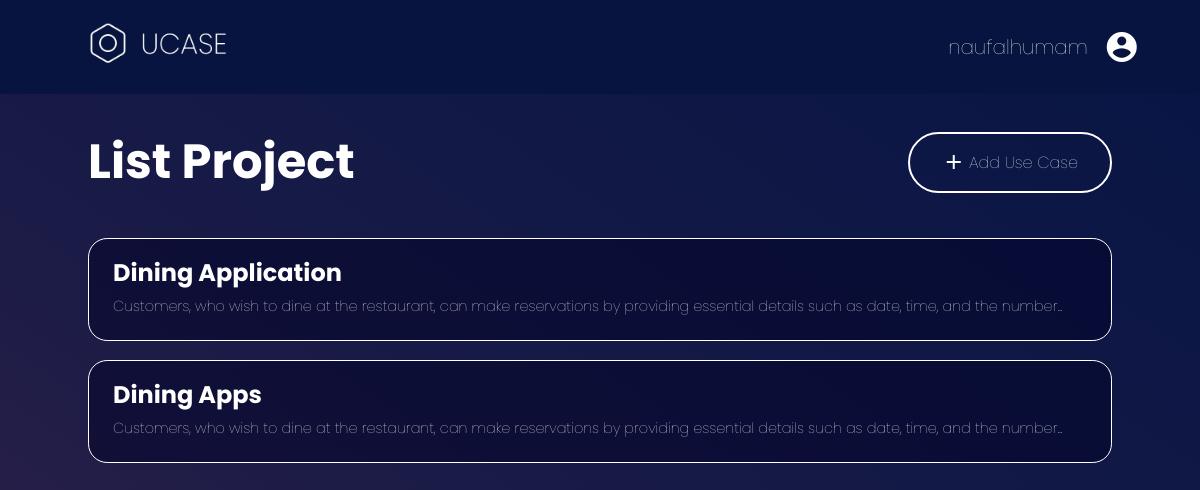
The app's page /home/ (signed in) with its own data.
### concept1/models.py (models this page shows, shortened)
class Project(models.Model):
    judul_project = models.CharField(max_length=100)
    deskripsi_project = models.TextField()
    img_path = models.TextField(max_length=455)

### concept1/views.py (the view)
# urls.py: path('home/', views.HomePage, name='home'),
@cache_page(2)
@login_required(login_url='login')
def HomePage(request):
    context = {}
    projects = Project.objects.all()
    context['projects'] = projects
    for project in projects:
        project.desc_singkat = ' '.join(project.deskripsi_project.split()[:22]) + '...'
    return render (request,'concept1/home.html', context)

### concept1/templates/concept1/home.html (shortened to what this page needs)
{% extends 'base.html' %} {% load static %}
{% block css %}
  <link rel="stylesheet" href="{% static 'css/navbar.css' %}" />
  <link rel="stylesheet" href="{% static 'concept1/css/home.css' %}" />
{% endblock %}
{% block content %}
  <div class="title-wrapper">
    <h1>List Project</h1>
    <a href="{% url 'ucase:input_diagram' %}" class="primary-btn"><span class="material-icons">add</span>Add Use Case</a>
  </div>
  <div class="items">
    {% for project in projects %}
      <a href="{% url 'ucase:diagram' project.id %}" class="item">
        <div class="item__head">
          <h4>{{ project.judul_project }}</h4>
          <p>{{ project.desc_singkat }}</p>
        </div>
      </a>
    {% endfor %}
  </div>
{% endblock %}

### concept1/templates/base.html (shortened to what this page needs)
{% load static %}
<!DOCTYPE html>
<html lang="en">
  <head>
    <link rel="stylesheet" href="https://cdnjs.cloudflare.com/ajax/libs/font-awesome/5.15.3/css/all.min.css" />
    <link rel="stylesheet" href="{% static 'css/global.css' %}" />
    <link rel="stylesheet" href="{% static 'css/navbar.css' %}" />
    {% block css %}
    {% endblock %}
  </head>
  <body>
    {% if request.user.username %}
      <nav class="navbar" id="navbar">
        <a href="{% url 'home' %}"><img src="{% static 'concept1/Images/logo.png' %}" alt="Logo Ugene" /></a>
        <div class="menu">
          <div class="navbar__item">
            <p>{{ request.user.username }}</p>
            <span class="material-icons md-36">account_circle</span>
          </div>
        </div>
      </nav>
    {% endif %}
    <div class="root">
      {% block content %}
      {% endblock %}
    </div>
  </body>
</html>

### concept1/static/css/global.css (style rules this page uses)
html { min-height: 100%; }
* { margin: 0; padding: 0; -webkit-transition: all ease 0.2s; transition: all ease 0.2s; -webkit-box-sizing: border-box; box-sizing: border-box; color: #ffffff; font-family: "Poppins"; scroll-behavior: smooth; -webkit-transition: all 0.2s ease; transition: all 0.2s ease; }
body { min-height: 100%; background: linear-gradient(to right top, #552e4f, 10%, #071544); background-attachment: fixed; }
.root { display: flex; gap: 2.5rem; flex-direction: column; padding: 2rem 5.5rem 5rem; }
h1 { color: #fff; font-size: 48px; font-style: normal; font-family: "Poppins", sans-serif; font-weight: 700; line-height: normal; letter-spacing: 0; text-transform: none; }
h4 { color: #fff; font-size: 24px; font-style: normal; font-family: "Poppins", sans-serif; font-weight: bold; line-height: 20px; letter-spacing: 0; text-transform: none; }
p { color: #fff; font-size: 16px; font-style: normal; font-family: "Poppins", sans-serif; font-weight: lighter; line-height: 20px; letter-spacing: 0; text-transform: none; }
a { text-decoration: none; font-style: normal; color: #ffffff; }
button, .primary-btn { display: flex; align-items: center; justify-content: center; gap: 0.2rem; width: fit-content; height: fit-content; padding: 1rem 2rem; font-weight: lighter; border: 2px solid #fff; border-radius: 50rem; background: transparent; color: #fff; cursor: pointer; }
.material-icons.md-36 { font-size: 36px; }

### concept1/static/css/navbar.css (style rules this page uses)
.navbar { position: sticky; top: 0; z-index: 100; display: flex; justify-content: space-between; align-items: center; background-color: #07143f; padding: 1.4rem 5.5rem; color: #fff; }
.navbar img { width: 140px; }
.navbar__item { display: flex; align-items: center; gap: 1rem; }
.menu { display: flex; flex-direction: column; width: 16%; }
.navbar__item p { font-size: 20px; }

### concept1/static/concept1/css/home.css (style rules this page uses)
.title-wrapper { display: flex; align-items: center; justify-content: space-between; }
.items { display: flex; flex-direction: column; gap: 1.2rem; }
.item { width: 100%; align-self: center; justify-self: center; display: flex; flex-direction: column; align-items: center; gap: 3rem; padding: 1.5rem; border: 1px solid white; border-radius: 1.2rem; background-color: #00002573; }
.item__head { display: flex; flex-direction: column; gap: 0.8em; width: 100%; }
.item__head p { font-size: 0.9rem; }

### records on screen
Project: judul_project "Dining Application", desc_singkat "Customers, who wish to dine at the restaurant, can make reservations by providing essential details such as date, time, and the number..."
Project: judul_project "Dining Apps", desc_singkat "Customers, who wish to dine at the restaurant, can make reservations by providing essential details such as date, time, and the number..."

### other values on screen
{{ request.user.username }} "naufalhumam"
